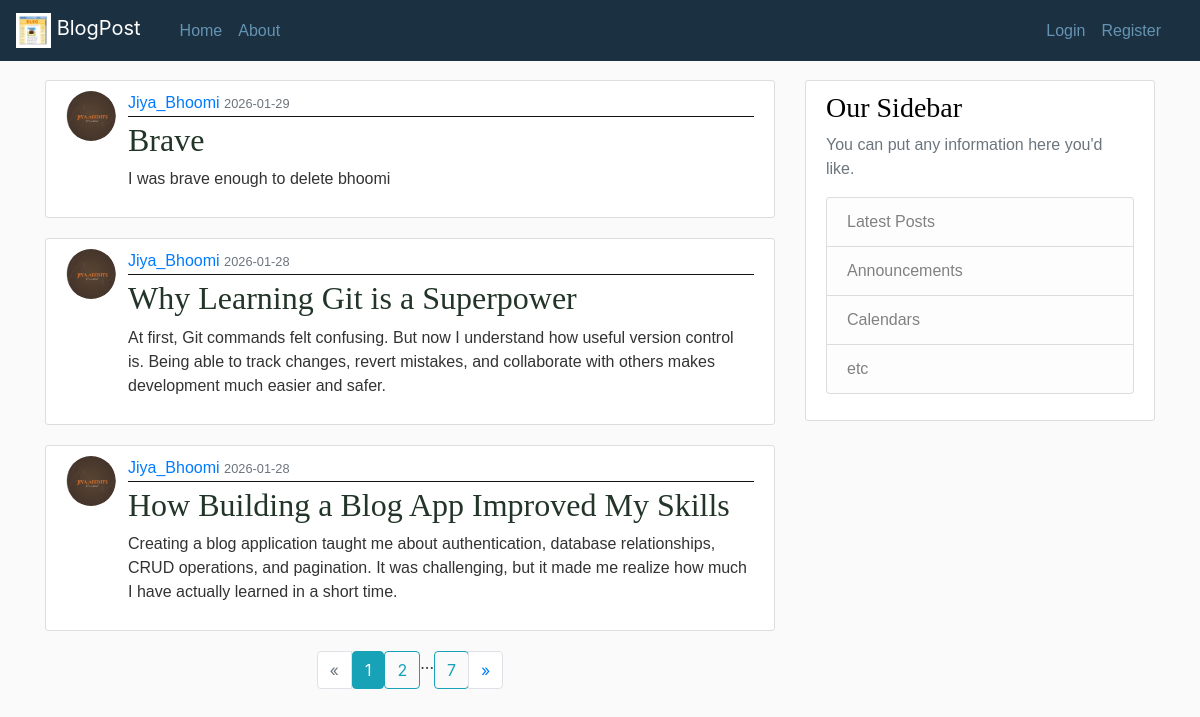
Page /home on the earlier database version.
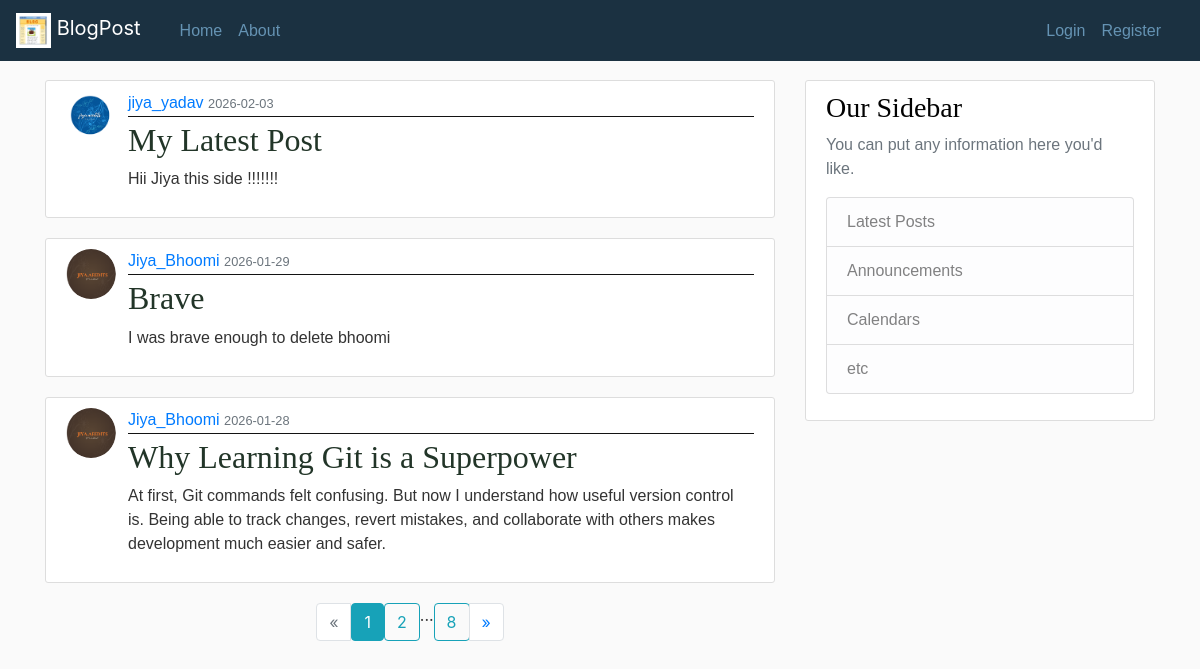
Same page on the later database version.
### Blogpost/models.py (models this page shows, shortened)
class Post(db.Model):
    id = db.Column(db.Integer, primary_key=True)
    title = db.Column(db.String(100), nullable=False)
    date_posted = db.Column(db.DateTime, nullable=False, default=datetime.utcnow)
    content = db.Column(db.Text, nullable=False)
    user_id = db.Column(db.Integer, db.ForeignKey('user.id'), nullable=False)

class User(db.Model, UserMixin):
    id = db.Column(db.Integer, primary_key=True)
    username = db.Column(db.String(20), unique=True, nullable=False)
    email = db.Column(db.String(120), unique=True, nullable=False)
    image_file = db.Column(db.String(20), nullable=False, default='download.jpg')
    password = db.Column(db.String(60), nullable=False)
    posts = db.relationship('Post', backref='author', lazy=True)

### Blogpost/main/routes.py (the view)
@main.route("/")
@main.route("/home")
def home():
    page = request.args.get('page',1, type=int,)
    posts = Post.query.order_by(Post.date_posted.desc()).paginate(page=page,per_page=3)
    return render_template('home.html', posts = posts)

### Blogpost/templates/home.html
{% extends 'layout.html' %}
{% block content %}
        {% for post in posts.items %}
            <article class="media content-section">
                <img class="rounded-circle article-img" src="{{ url_for('static', filename ='profile_pic/' + post.author.image_file) }}">
                <div class="media-body">
                    <div class="article-metadata">
                    <a class="mr-" href="{{url_for('users.user_post', username=post.author.username)}}">{{ post.author.username }}</a>
                    <small class="text-muted">{{ post.date_posted.strftime('%Y-%m-%d') }}</small>
                    </div>
                    <h2><a class="article-title" href="{{url_for('posts.post', post_id=post.id)}}">{{ post.title }}</a></h2>
                    <p class="article-content">{{ post.content }}</p>
                </div>
            </article>
        {% endfor %}
        <ul class="pagination justify-content-center">
            {% if posts.has_prev %}
            <li class="page-item">
                <a class="page-link" href="{{ url_for('main.home', page=posts.prev_num) }}">
                &laquo;
                </a>
            </li>
            {% else %}
            <li class="page-item disabled">
                <a class="page-link">&laquo;</a>
            </li>
            {% endif %}
            {% for page_num in posts.iter_pages(left_edge=1, right_edge=1, left_current=1, right_current=1) %}
                {% if page_num %}
                    {% if posts.page == page_num %}
                         <li class="page-item active">
                                <a class="btn btn-info mb-4" href="{{url_for('main.home', page=page_num)}}"> {{ page_num }} </a>
                        </li>
                    {% else %}
                        <li class="page-item">
                            <a class="btn btn-outline-info mb-4" href="{{url_for('main.home', page=page_num)}}"> {{ page_num }} </a>
                        </li>
                    {% endif %}
                {% else %}
                    ...
                {% endif %}
            {% endfor %}
            {% if posts.has_next %}
            <li class="page-item">
                 <a class="page-link" href="{{ url_for('main.home', page=posts.next_num) }}">
                 &raquo;
                 </a>
            </li>
            {% else %}
            <li class="page-item disabled">
                  <a class="page-link">&raquo;</a>
            </li>
            {% endif %}
        </ul>
{% endblock content %}

### Blogpost/templates/layout.html (shortened to what this page needs)
<!DOCTYPE html>
<html>
<head>
    <link rel="stylesheet" href="https://cdn.jsdelivr.net/npm/bootstrap@4.4.1/dist/css/bootstrap.min.css">
    <link rel="stylesheet" href="{{ url_for('static', filename ='main.css') }}">
</head>
<body>
    <header class="site-header">
    <nav class="navbar navbar-expand-md navbar-dark bg-steel fixed-top">
        <a class="navbar-brand " href="#">
            <img class="rounded-3 d-inline-block align-top me"
                        src="{{ url_for('static', filename='profile_pic/blog logo.png') }}"
                        width="35" height="35"
                        alt="">
            BlogPost
        </a>
        <div class="container">
        <div class="collapse navbar-collapse" id="navbarToggle">
            <div class="navbar-nav mr-auto">
            <a class="nav-item nav-link" href="{{url_for('main.home')}}">Home</a>
            <a class="nav-item nav-link" href="{{url_for('main.about')}}">About</a>
            </div>
            <div class="navbar-nav">
                {% if current_user.is_authenticated %}
                    <a class="nav-item nav-link" href="{{url_for('posts.new_post')}}">New Post</a>
                    <a class="nav-item nav-link" href="{{url_for('users.account')}}">Account</a>
                    <a class="nav-item nav-link" href="{{url_for('users.logout')}}">Logout</a>
                {% else %}
                    <a class="nav-item nav-link" href="{{url_for('users.login')}}">Login</a>
                    <a class="nav-item nav-link" href="{{url_for('users.register')}}">Register</a>
                {% endif %}
            </div>
        </div>
        </div>
    </nav>
    </header>
    <main role="main" class="container">
    <div class="row">
        <div class="col-md-8">
        {% block content %}{% endblock %}
        </div>
        <div class="col-md-4">
        <div class="content-section">
            <h3>Our Sidebar</h3>
            <p class='text-muted'>You can put any information here you'd like.
            <ul class="list-group">
                <li class="list-group-item list-group-item-light">Latest Posts</li>
                <li class="list-group-item list-group-item-light">Announcements</li>
                <li class="list-group-item list-group-item-light">Calendars</li>
                <li class="list-group-item list-group-item-light">etc</li>
            </ul>
            </p>
        </div>
        </div>
    </div>
    </main>
</body>
</html>

### Blogpost/static/main.css (style rules this page uses)
body { background: #fafafa; color: #333333; margin-top: 5rem; }
h1, h2, h3, h4, h5, h6 { color: #020202; font-family: 'Times New Roman', Times, serif; }
.bg-steel { background-color: #1b3141; }
.site-header .navbar-nav .nav-link { color: #6593b3; font-family: 'Gill Sans', 'Gill Sans MT', Calibri, 'Trebuchet MS', sans-serif; }
.content-section { background: #ffffff; padding: 10px 20px; border: 1px solid #dddddd; border-radius: 3px; margin-bottom: 20px; font-family: 'Trebuchet MS', 'Lucida Sans Unicode', 'Lucida Grande', 'Lucida Sans', Arial, sans-serif; }
.article-title { color: #223528; }
.article-content { white-space: pre-line; }
.article-img { height: 50px; width: 50px; margin-right: 12px; }
.article-metadata { padding-bottom: 1px; margin-bottom: 4px; border-bottom: 1px solid #131313 }

Differences in the rows shown:
no longer on this page (row unchanged): Post: image_file (picture), author.username "Jiya_Bhoomi", date_posted "2026-01-28", title "How Building a Blog App Improved My Skills", content "Creating a blog application taught me about authentication, database relationships, CRUD operations, and pagination. It was challenging, but it made me realize how much I have actually learned in a short time."
added Post: image_file (picture), author.username "jiya_yadav", date_posted "2026-02-03", title "My Latest Post", content "Hii Jiya this side !!!!!!!"
Other differences:
new list line: "8"
list line gone: "7"
